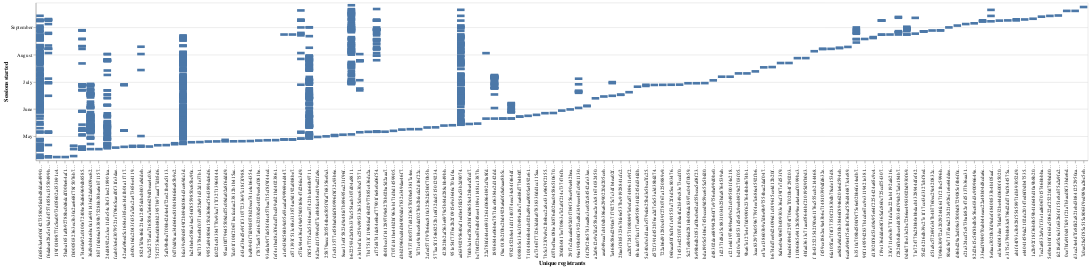

Notebook source saved alongside this figure:
### Code cell
alt.Chart(sessions).mark_bar().encode(
    x=alt.X("hashedEmail").sort("y").title("Unique registrants"),
    y=alt.Y("start_time:T").title("Sessions started"),
    #color=alt.Color("experience")
).properties(width = 2000)

### Figure 1 — Vega-Lite specification as saved in the notebook (floating-point values rounded to 4 significant figures; data arrays with more than 128 entries replaced by an {"elided": "..."} marker saying what was removed)
{"config": {"view": {"continuousWidth": 300, "continuousHeight": 300}}, "data": {"name": "data-aef9944e3e6b6a5ee32ab97fb7dd0cc9"}, "mark": {"type": "bar"}, "encoding": {"x": {"field": "hashedEmail", "sort": "y", "title": "Unique registrants", "type": "nominal"}, "y": {"field": "start_time", "title": "Sessions started", "type": "temporal"}}, "width": 2000, "$schema": "https://vega.github.io/schema/vega-lite/v5.20.1.json", "datasets": {"data-aef9944e3e6b6a5ee32ab97fb7dd0cc9": {"elided": "1535 records"}}}
